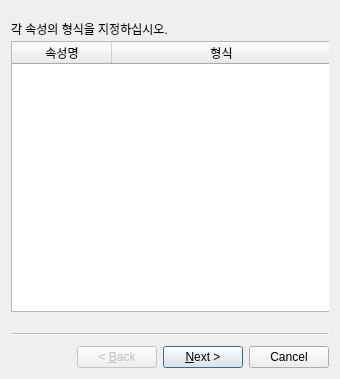
<?xml version="1.0" encoding="UTF-8"?>
<ui version="4.0">
 <class>Wizard</class>
 <widget class="QWizard" name="Wizard">
  <property name="geometry">
   <rect>
    <x>0</x>
    <y>0</y>
    <width>340</width>
    <height>379</height>
   </rect>
  </property>
  <property name="windowTitle">
   <string>가져오기</string>
  </property>
  <widget class="QWizardPage" name="wizardPage1">
   <widget class="QLabel" name="label">
    <property name="geometry">
     <rect>
      <x>0</x>
      <y>10</y>
      <width>281</width>
      <height>16</height>
     </rect>
    </property>
    <property name="text">
     <string>각 속성의 형식을 지정하십시오.</string>
    </property>
   </widget>
   <widget class="QTableWidget" name="datatypeTable">
    <property name="geometry">
     <rect>
      <x>0</x>
      <y>30</y>
      <width>321</width>
      <height>271</height>
     </rect>
    </property>
    <property name="rowCount">
     <number>0</number>
    </property>
    <property name="columnCount">
     <number>2</number>
    </property>
    <attribute name="horizontalHeaderStretchLastSection">
     <bool>true</bool>
    </attribute>
    <attribute name="verticalHeaderVisible">
     <bool>true</bool>
    </attribute>
    <column>
     <property name="text">
      <string>속성명</string>
     </property>
    </column>
    <column>
     <property name="text">
      <string>형식</string>
     </property>
    </column>
   </widget>
  </widget>
  <widget class="QWizardPage" name="wizardPage2">
   <widget class="QLabel" name="label_2">
    <property name="geometry">
     <rect>
      <x>0</x>
      <y>10</y>
      <width>281</width>
      <height>16</height>
     </rect>
    </property>
    <property name="text">
     <string>각 속성의 성격을 지정하십시오.</string>
    </property>
   </widget>
   <widget class="QTableWidget" name="characteristicTable">
    <property name="geometry">
     <rect>
      <x>0</x>
      <y>30</y>
      <width>321</width>
      <height>271</height>
     </rect>
    </property>
    <property name="columnCount">
     <number>2</number>
    </property>
    <attribute name="horizontalHeaderStretchLastSection">
     <bool>true</bool>
    </attribute>
    <column>
     <property name="text">
      <string>속성명</string>
     </property>
    </column>
    <column>
     <property name="text">
      <string>데이터 성격</string>
     </property>
    </column>
   </widget>
  </widget>
 </widget>
 <resources/>
 <connections/>
</ui>
